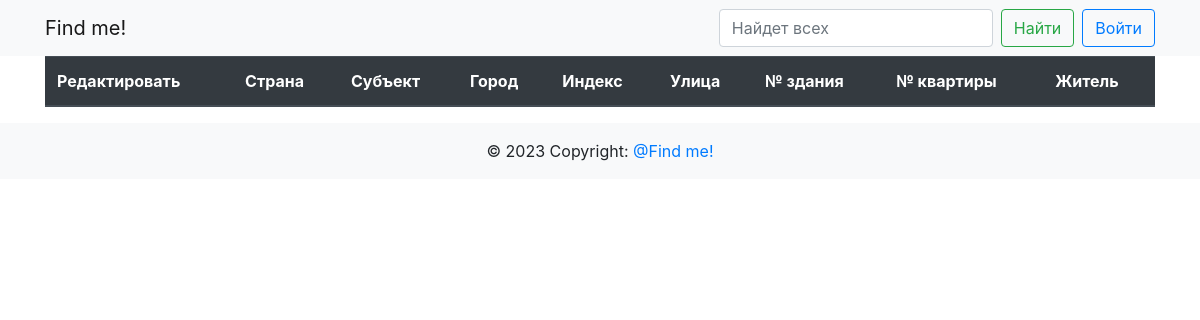
The app's page /edit, older data.
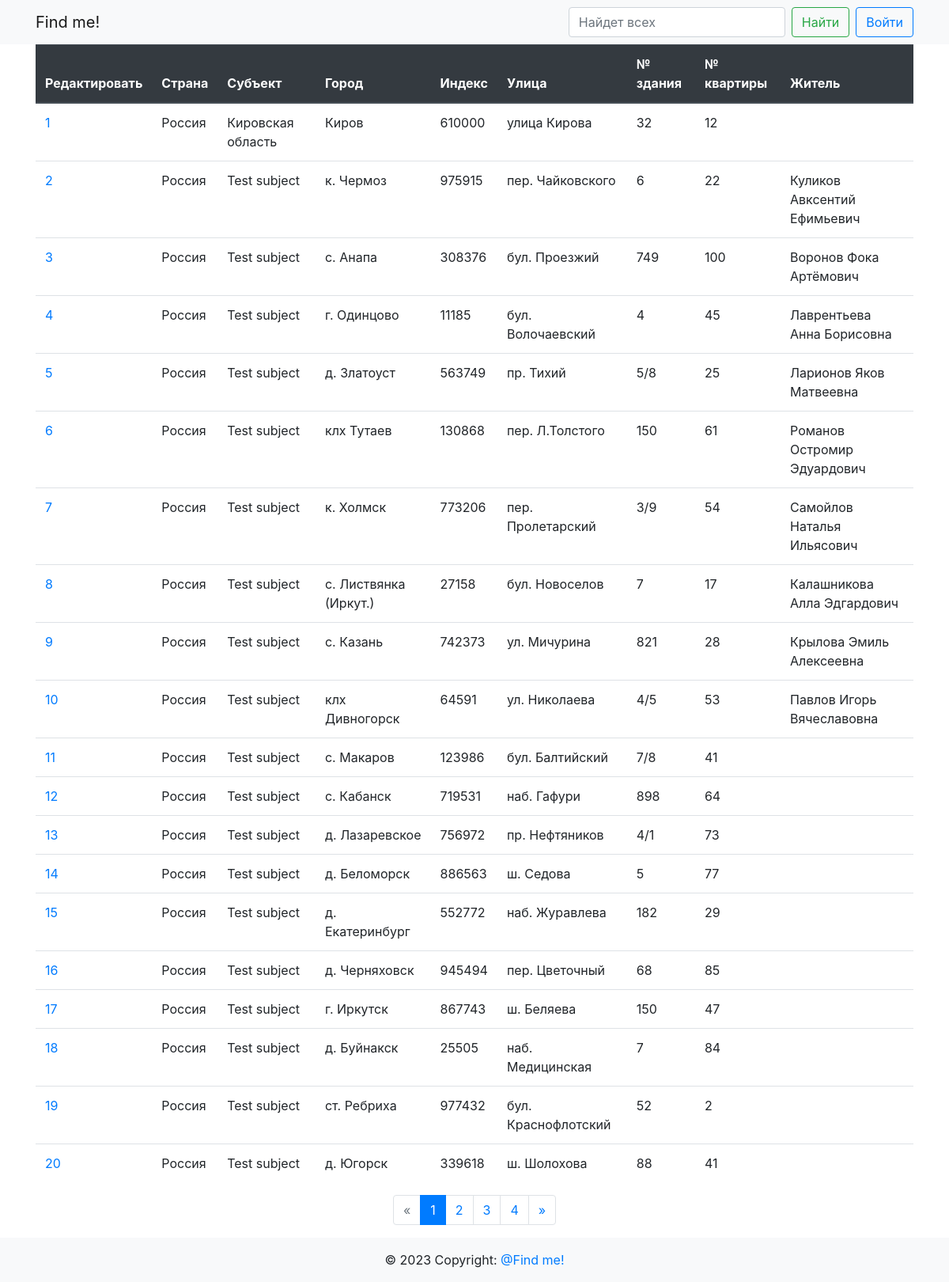
The same page, newer data.
### app/main/models.py (models this page shows)
class Adress(db.Model):
    id = db.Column(db.Integer, primary_key=True)
    country = db.Column(db.String(64), nullable=False)
    subject = db.Column(db.String(64), nullable=False)
    city = db.Column(db.String(64), nullable=False)
    index = db.Column(db.Integer, nullable=False)
    street = db.Column(db.String(64), nullable=False)
    number_building = db.Column(db.Integer, nullable=False)
    number_flat = db.Column(db.Integer, nullable=False)
    residents = db.relationship(
        "Resident",
        secondary=adressobject_resident,
        backref=db.backref("addresses", lazy="dynamic"),
    )

class Resident(db.Model):
    id = db.Column(db.Integer, primary_key=True)
    second_name = db.Column(db.String(64), nullable=False)
    first_name = db.Column(db.String(64), nullable=False)
    middle_name = db.Column(db.String(64), nullable=True)
    def __repr__(self) -> str:
        return f"{self.second_name} {self.first_name} {self.middle_name}"

### app/main/routes.py (the view)
@bp.route("/edit")
def edit():
    page = request.args.get("page", 1, type=int)
    per_page = 20
    q = request.args.get("search", "")
    data = (
        Adress.query.join(Resident, Resident.id == Adress.id)
        .filter(
            or_(
                Adress.country.like(f"%{q}%"),
                Adress.subject.like(f"%{q}%"),
                Adress.city.like(f"%{q}%"),
                Adress.index.like(f"%{q}%"),
                Adress.street.like(f"%{q}%"),
                Adress.number_building.like(f"%{q}%"),
                Adress.number_flat.like(f"%{q}%"),
                Resident.second_name.like(f"%{q}%"),
                Resident.first_name.like(f"%{q}%"),
                Resident.middle_name.like(f"%{q}%"),
            )
        )
        .paginate(page=page, per_page=per_page, error_out=False)
    )
    pages = data.iter_pages(
        left_edge=2, left_current=2, right_current=5, right_edge=2
    )
    return render_template(
        "main/edit_list.html", title="Редактировать", data=data, pages=pages
    )

### app/templates/main/edit_list.html
{% extends 'base.html' %}
{% block content %}
    <div class="container">
        <table class="table">
            <thead class="thead-dark">
                <tr>
                    <th scope="col">Редактировать</th>
                    <th scope="col">Страна</th>
                    <th scope="col">Субъект</th>
                    <th scope="col">Город</th>
                    <th scope="col">Индекс</th>
                    <th scope="col">Улица</th>
                    <th scope="col">№ здания</th>
                    <th scope="col">№ квартиры</th>
                    <th scope="col">Житель</th>
                </tr>
            </thead>
            <tbody>
                {% for obj in data %}
                    <tr>
                        <td>
                            <a href="{{ url_for("main.edit_id", address_id=obj.id) }}">{{ obj.id }}</a>
                        </td>
                        <td>{{ obj.country }}</td>
                        <td>{{ obj.subject }}</td>
                        <td>{{ obj.city }}</td>
                        <td>{{ obj.index }}</td>
                        <td>{{ obj.street }}</td>
                        <td>{{ obj.number_building }}</td>
                        <td>{{ obj.number_flat }}</td>
                        <td>
                            {% for obj in obj.residents %}{{ obj }}{% endfor %}
                        </td>
                    </tr>
                {% endfor %}
            </tbody>
        </table>
    </div>
    {% if data.pages > 1 %}
        <nav>
            <ul class="pagination justify-content-center">
                {% if data.has_prev %}
                    <li class="page-item">
                        <a href="{{ url_for('main.index', page=data.prev_num) }}"
                           class="page-link">&laquo;</a>
                    </li>
                {% else %}
                    <li class="page-item disabled">
                        <span class="page-link">&laquo;</span>
                    </li>
                {% endif %}
                {% for num in pages %}
                    {% if num %}
                        {% if data.page == num %}
                            <li class="page-item active" aria-current="page">
                                <span class="page-link">{{ num }} <span class="sr-only">(current)</span></span>
                            </li>
                        {% else %}
                            <li class="page-item">
                                <a href="{{ url_for('main.index', page=num) }}" class="page-link">{{ num }}</a>
                            </li>
                        {% endif %}
                    {% elif num is none %}
                        <li class="page-item disabled">
                            <span class="page-link dots">...</span>
                        </li>
                    {% endif %}
                {% endfor %}
                {% if data.has_next %}
                    <li class="page-item">
                        <a href="{{ url_for('main.index', page=data.next_num) }}"
                           class="page-link">&raquo;</a>
                    </li>
                {% else %}
                    <li class="page-item disabled">
                        <span class="page-link">&raquo;</span>
                    </li>
                {% endif %}
            </ul>
        </nav>
    {% endif %}
{% endblock %}

Row changes from the older to the newer data that the page shows:
added Adress: id "1", country "Россия", subject "Кировская область", city "Киров", index "610000", street "улица Кирова", number_building "32", number_flat "12"
added Adress: id "2", country "Россия", subject "Test subject", city "к. Чермоз", index "975915", street "пер. Чайковского", number_building "6", number_flat "22"
added Resident: second_name+first_name+middle_name "Куликов Авксентий Ефимьевич", shown under "2"
added Adress: id "3", country "Россия", subject "Test subject", city "с. Анапа", index "308376", street "бул. Проезжий", number_building "749", number_flat "100"
added Resident: second_name+first_name+middle_name "Воронов Фока Артёмович", shown under "3"
added Adress: id "4", country "Россия", subject "Test subject", city "г. Одинцово", index "11185", street "бул. Волочаевский", number_building "4", number_flat "45"
added Resident: second_name+first_name+middle_name "Лаврентьева Анна Борисовна", shown under "4"
added Adress: id "5", country "Россия", subject "Test subject", city "д. Златоуст", index "563749", street "пр. Тихий", number_building "5/8", number_flat "25"
added Resident: second_name+first_name+middle_name "Ларионов Яков Матвеевна", shown under "5"
added Adress: id "6", country "Россия", subject "Test subject", city "клх Тутаев", index "130868", street "пер. Л.Толстого", number_building "150", number_flat "61"
added Resident: second_name+first_name+middle_name "Романов Остромир Эдуардович", shown under "6"
added Adress: id "7", country "Россия", subject "Test subject", city "к. Холмск", index "773206", street "пер. Пролетарский", number_building "3/9", number_flat "54"
added Resident: second_name+first_name+middle_name "Самойлов Наталья Ильясович", shown under "7"
added Adress: id "8", country "Россия", subject "Test subject", city "с. Листвянка (Иркут.)", index "27158", street "бул. Новоселов", number_building "7", number_flat "17"
added Resident: second_name+first_name+middle_name "Калашникова Алла Эдгардович", shown under "8"
added Adress: id "9", country "Россия", subject "Test subject", city "с. Казань", index "742373", street "ул. Мичурина", number_building "821", number_flat "28"
added Resident: second_name+first_name+middle_name "Крылова Эмиль Алексеевна", shown under "9"
added Adress: id "10", country "Россия", subject "Test subject", city "клх Дивногорск", index "64591", street "ул. Николаева", number_building "4/5", number_flat "53"
added Resident: second_name+first_name+middle_name "Павлов Игорь Вячеславовна", shown under "10"
added Adress: id "11", country "Россия", subject "Test subject", city "с. Макаров", index "123986", street "бул. Балтийский", number_building "7/8", number_flat "41"
added Adress: id "12", country "Россия", subject "Test subject", city "с. Кабанск", index "719531", street "наб. Гафури", number_building "898", number_flat "64"
added Adress: id "13", country "Россия", subject "Test subject", city "д. Лазаревское", index "756972", street "пр. Нефтяников", number_building "4/1", number_flat "73"
added Adress: id "14", country "Россия", subject "Test subject", city "д. Беломорск", index "886563", street "ш. Седова", number_building "5", number_flat "77"
added Adress: id "15", country "Россия", subject "Test subject", city "д. Екатеринбург", index "552772", street "наб. Журавлева", number_building "182", number_flat "29"
added Adress: id "16", country "Россия", subject "Test subject", city "д. Черняховск", index "945494", street "пер. Цветочный", number_building "68", number_flat "85"
added Adress: id "17", country "Россия", subject "Test subject", city "г. Иркутск", index "867743", street "ш. Беляева", number_building "150", number_flat "47"
added Adress: id "18", country "Россия", subject "Test subject", city "д. Буйнакск", index "25505", street "наб. Медицинская", number_building "7", number_flat "84"
added Adress: id "19", country "Россия", subject "Test subject", city "ст. Ребриха", index "977432", street "бул. Краснофлотский", number_building "52", number_flat "2"
added Adress: id "20", country "Россия", subject "Test subject", city "д. Югорск", index "339618", street "ш. Шолохова", number_building "88", number_flat "41"
Text that changed along with them:
new list line: "1"
new list line: "2"
new list line: "3"
new list line: "4"
